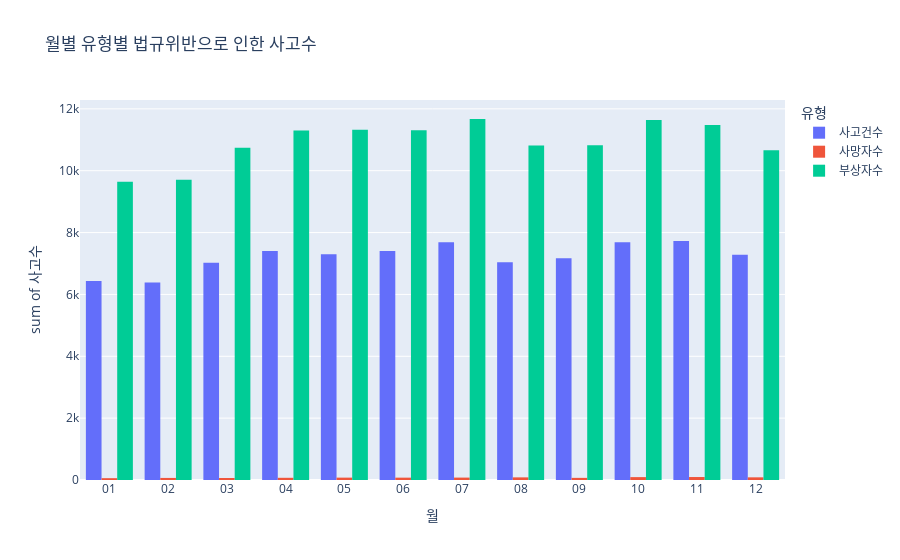

Here is the notebook cell this chart was saved with:
### Code cell
px.histogram(df2, x='월', y='사고수', color='유형', barmode="group",
            title='월별 유형별 법규위반으로 인한 사고수')

### Figure 1 — Plotly figure (JSON) as saved in the notebook; plotly's stock layout.template omitted (floating-point values rounded to 4 significant figures; data arrays with more than 128 entries replaced by an {"elided": "..."} marker saying what was removed)
{"data": [{"alignmentgroup": "True", "bingroup": "x", "histfunc": "sum", "hovertemplate": "유형=사고건수<br>월=%{x}<br>sum of 사고수=%{y}<extra></extra>", "legendgroup": "사고건수", "marker": {"color": "#636efa", "pattern": {"shape": ""}}, "name": "사고건수", "offsetgroup": "사고건수", "orientation": "v", "showlegend": true, "type": "histogram", "x": {"elided": "288 str values"}, "xaxis": "x", "y": {"elided": "288 int values"}, "yaxis": "y"}, {"alignmentgroup": "True", "bingroup": "x", "histfunc": "sum", "hovertemplate": "유형=사망자수<br>월=%{x}<br>sum of 사고수=%{y}<extra></extra>", "legendgroup": "사망자수", "marker": {"color": "#EF553B", "pattern": {"shape": ""}}, "name": "사망자수", "offsetgroup": "사망자수", "orientation": "v", "showlegend": true, "type": "histogram", "x": {"elided": "288 str values"}, "xaxis": "x", "y": {"elided": "288 int values"}, "yaxis": "y"}, {"alignmentgroup": "True", "bingroup": "x", "histfunc": "sum", "hovertemplate": "유형=부상자수<br>월=%{x}<br>sum of 사고수=%{y}<extra></extra>", "legendgroup": "부상자수", "marker": {"color": "#00cc96", "pattern": {"shape": ""}}, "name": "부상자수", "offsetgroup": "부상자수", "orientation": "v", "showlegend": true, "type": "histogram", "x": {"elided": "288 str values"}, "xaxis": "x", "y": {"elided": "288 int values"}, "yaxis": "y"}], "layout": {"barmode": "group", "legend": {"title": {"text": "유형"}, "tracegroupgap": 0}, "title": {"text": "월별 유형별 법규위반으로 인한 사고수"}, "xaxis": {"anchor": "y", "domain": [0, 1], "title": {"text": "월"}}, "yaxis": {"anchor": "x", "domain": [0, 1], "title": {"text": "sum of 사고수"}}}}
